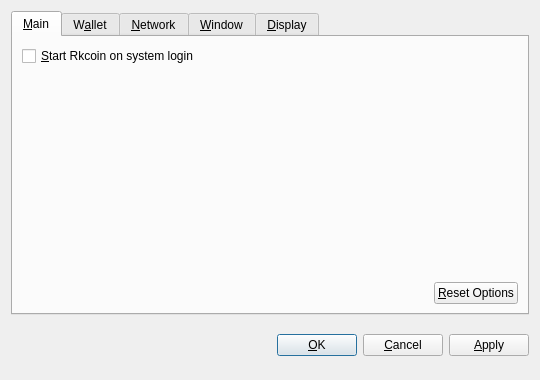
<?xml version="1.0" encoding="UTF-8"?>
<ui version="4.0">
 <class>OptionsDialog</class>
 <widget class="QDialog" name="OptionsDialog">
  <property name="geometry">
   <rect>
    <x>0</x>
    <y>0</y>
    <width>540</width>
    <height>380</height>
   </rect>
  </property>
  <property name="windowTitle">
   <string>Options</string>
  </property>
  <property name="modal">
   <bool>true</bool>
  </property>
  <layout class="QVBoxLayout" name="verticalLayout">
   <item>
    <widget class="QTabWidget" name="tabWidget">
     <property name="tabPosition">
      <enum>QTabWidget::North</enum>
     </property>
     <property name="currentIndex">
      <number>0</number>
     </property>
     <widget class="QWidget" name="tabMain">
      <attribute name="title">
       <string>&amp;Main</string>
      </attribute>
      <layout class="QVBoxLayout" name="verticalLayout_Main">
       <item>
        <widget class="QCheckBox" name="bitcoinAtStartup">
         <property name="toolTip">
          <string>Automatically start Rkcoin after logging in to the system.</string>
         </property>
         <property name="text">
          <string>&amp;Start Rkcoin on system login</string>
         </property>
        </widget>
       </item>
       <item>
        <spacer name="verticalSpacer_Main">
         <property name="orientation">
          <enum>Qt::Vertical</enum>
         </property>
         <property name="sizeHint" stdset="0">
          <size>
           <width>20</width>
           <height>40</height>
          </size>
         </property>
        </spacer>
       </item>
       <item>
        <layout class="QHBoxLayout" name="horizontalLayout_2_Main">
         <item>
          <spacer name="horizontalSpacer_2_Main">
           <property name="orientation">
            <enum>Qt::Horizontal</enum>
           </property>
           <property name="sizeHint" stdset="0">
            <size>
             <width>40</width>
             <height>20</height>
            </size>
           </property>
          </spacer>
         </item>
         <item>
          <widget class="QPushButton" name="resetButton">
           <property name="toolTip">
            <string>Reset all client options to default.</string>
           </property>
           <property name="text">
            <string>&amp;Reset Options</string>
           </property>
           <property name="autoDefault">
            <bool>false</bool>
           </property>
          </widget>
         </item>
        </layout>
       </item>
      </layout>
     </widget>
     <widget class="QWidget" name="tabWallet">
      <attribute name="title">
       <string>W&amp;allet</string>
      </attribute>
      <layout class="QVBoxLayout" name="verticalLayout_Network">
       <item>
        <widget class="QLabel" name="transactionFeeInfoLabel">
         <property name="text">
          <string>Optional transaction fee per kB that helps make sure your transactions are processed quickly. Most transactions are 1 kB.</string>
         </property>
         <property name="textFormat">
          <enum>Qt::PlainText</enum>
         </property>
         <property name="wordWrap">
          <bool>true</bool>
         </property>
        </widget>
       </item>
       <item>
        <layout class="QHBoxLayout" name="horizontalLayout_1_Main">
         <item>
          <widget class="QLabel" name="transactionFeeLabel">
           <property name="text">
            <string>Pay transaction &amp;fee</string>
           </property>
           <property name="textFormat">
            <enum>Qt::PlainText</enum>
           </property>
           <property name="buddy">
            <cstring>transactionFee</cstring>
           </property>
          </widget>
         </item>
         <item>
          <widget class="BitcoinAmountField" name="transactionFee"/>
         </item>
         <item>
          <spacer name="horizontalSpacer_1_Main">
           <property name="orientation">
            <enum>Qt::Horizontal</enum>
           </property>
           <property name="sizeHint" stdset="0">
            <size>
             <width>40</width>
             <height>20</height>
            </size>
           </property>
          </spacer>
         </item>
        </layout>
       </item>
       <item>
        <widget class="QLabel" name="label">
         <property name="text">
          <string>If you disable the spending of unconfirmed change, the change from a transaction cannot be used until that transaction has at least one confirmation. This also affects how your balance is computed.</string>
         </property>
         <property name="wordWrap">
          <bool>true</bool>
         </property>
        </widget>
       </item>
       <item>
        <widget class="QCheckBox" name="spendZeroConfChange">
         <property name="text">
          <string>Spend unconfirmed change  (experts only)</string>
         </property>
        </widget>
       </item>
       <item>
        <spacer name="verticalSpacer">
         <property name="orientation">
          <enum>Qt::Vertical</enum>
         </property>
         <property name="sizeHint" stdset="0">
          <size>
           <width>20</width>
           <height>40</height>
          </size>
         </property>
        </spacer>
       </item>
      </layout>
     </widget>
     <widget class="QWidget" name="tabNetwork">
      <attribute name="title">
       <string>&amp;Network</string>
      </attribute>
      <layout class="QVBoxLayout" name="verticalLayout_Network">
       <item>
        <widget class="QCheckBox" name="mapPortUpnp">
         <property name="toolTip">
          <string>Automatically open the Rkcoin client port on the router. This only works when your router supports UPnP and it is enabled.</string>
         </property>
         <property name="text">
          <string>Map port using &amp;UPnP</string>
         </property>
        </widget>
       </item>
       <item>
        <widget class="QCheckBox" name="connectSocks">
         <property name="toolTip">
          <string>Connect to the Rkcoin network through a SOCKS proxy (e.g. when connecting through Tor).</string>
         </property>
         <property name="text">
          <string>&amp;Connect through SOCKS proxy:</string>
         </property>
        </widget>
       </item>
       <item>
        <layout class="QHBoxLayout" name="horizontalLayout_Network">
         <item>
          <widget class="QLabel" name="proxyIpLabel">
           <property name="text">
            <string>Proxy &amp;IP:</string>
           </property>
           <property name="textFormat">
            <enum>Qt::PlainText</enum>
           </property>
           <property name="buddy">
            <cstring>proxyIp</cstring>
           </property>
          </widget>
         </item>
         <item>
          <widget class="QValidatedLineEdit" name="proxyIp">
           <property name="maximumSize">
            <size>
             <width>140</width>
             <height>16777215</height>
            </size>
           </property>
           <property name="toolTip">
            <string>IP address of the proxy (e.g. 127.0.0.1)</string>
           </property>
          </widget>
         </item>
         <item>
          <widget class="QLabel" name="proxyPortLabel">
           <property name="text">
            <string>&amp;Port:</string>
           </property>
           <property name="textFormat">
            <enum>Qt::PlainText</enum>
           </property>
           <property name="buddy">
            <cstring>proxyPort</cstring>
           </property>
          </widget>
         </item>
         <item>
          <widget class="QLineEdit" name="proxyPort">
           <property name="maximumSize">
            <size>
             <width>55</width>
             <height>16777215</height>
            </size>
           </property>
           <property name="toolTip">
            <string>Port of the proxy (e.g. 9050)</string>
           </property>
          </widget>
         </item>
         <item>
          <widget class="QLabel" name="socksVersionLabel">
           <property name="text">
            <string>SOCKS &amp;Version:</string>
           </property>
           <property name="textFormat">
            <enum>Qt::PlainText</enum>
           </property>
           <property name="buddy">
            <cstring>socksVersion</cstring>
           </property>
          </widget>
         </item>
         <item>
          <widget class="QValueComboBox" name="socksVersion">
           <property name="toolTip">
            <string>SOCKS version of the proxy (e.g. 5)</string>
           </property>
          </widget>
         </item>
         <item>
          <spacer name="horizontalSpacer_Network">
           <property name="orientation">
            <enum>Qt::Horizontal</enum>
           </property>
           <property name="sizeHint" stdset="0">
            <size>
             <width>40</width>
             <height>20</height>
            </size>
           </property>
          </spacer>
         </item>
        </layout>
       </item>
       <item>
        <spacer name="verticalSpacer_Network">
         <property name="orientation">
          <enum>Qt::Vertical</enum>
         </property>
         <property name="sizeHint" stdset="0">
          <size>
           <width>20</width>
           <height>40</height>
          </size>
         </property>
        </spacer>
       </item>
      </layout>
     </widget>
     <widget class="QWidget" name="tabWindow">
      <attribute name="title">
       <string>&amp;Window</string>
      </attribute>
      <layout class="QVBoxLayout" name="verticalLayout_Window">
       <item>
        <widget class="QCheckBox" name="minimizeToTray">
         <property name="toolTip">
          <string>Show only a tray icon after minimizing the window.</string>
         </property>
         <property name="text">
          <string>&amp;Minimize to the tray instead of the taskbar</string>
         </property>
        </widget>
       </item>
       <item>
        <widget class="QCheckBox" name="minimizeOnClose">
         <property name="toolTip">
          <string>Minimize instead of exit the application when the window is closed. When this option is enabled, the application will be closed only after selecting Quit in the menu.</string>
         </property>
         <property name="text">
          <string>M&amp;inimize on close</string>
         </property>
        </widget>
       </item>
       <item>
        <spacer name="verticalSpacer_Window">
         <property name="orientation">
          <enum>Qt::Vertical</enum>
         </property>
         <property name="sizeHint" stdset="0">
          <size>
           <width>20</width>
           <height>40</height>
          </size>
         </property>
        </spacer>
       </item>
      </layout>
     </widget>
     <widget class="QWidget" name="tabDisplay">
      <attribute name="title">
       <string>&amp;Display</string>
      </attribute>
      <layout class="QVBoxLayout" name="verticalLayout_Display">
       <item>
        <layout class="QHBoxLayout" name="horizontalLayout_1_Display">
         <item>
          <widget class="QLabel" name="langLabel">
           <property name="text">
            <string>User Interface &amp;language:</string>
           </property>
           <property name="textFormat">
            <enum>Qt::PlainText</enum>
           </property>
           <property name="buddy">
            <cstring>lang</cstring>
           </property>
          </widget>
         </item>
         <item>
          <widget class="QValueComboBox" name="lang">
           <property name="toolTip">
            <string>The user interface language can be set here. This setting will take effect after restarting Rkcoin.</string>
           </property>
          </widget>
         </item>
        </layout>
       </item>
       <item>
        <layout class="QHBoxLayout" name="horizontalLayout_2_Display">
         <item>
          <widget class="QLabel" name="unitLabel">
           <property name="text">
            <string>&amp;Unit to show amounts in:</string>
           </property>
           <property name="textFormat">
            <enum>Qt::PlainText</enum>
           </property>
           <property name="buddy">
            <cstring>unit</cstring>
           </property>
          </widget>
         </item>
         <item>
          <widget class="QValueComboBox" name="unit">
           <property name="toolTip">
            <string>Choose the default subdivision unit to show in the interface and when sending coins.</string>
           </property>
          </widget>
         </item>
        </layout>
       </item>
       <item>
        <widget class="QCheckBox" name="displayAddresses">
         <property name="toolTip">
          <string>Whether to show Rkcoin addresses in the transaction list or not.</string>
         </property>
         <property name="text">
          <string>&amp;Display addresses in transaction list</string>
         </property>
        </widget>
       </item>
       <item>
        <widget class="QCheckBox" name="coinControlFeatures">
         <property name="toolTip">
          <string>Whether to show coin control features or not.</string>
         </property>
         <property name="text">
          <string>Display coin &amp;control features (experts only!)</string>
         </property>
        </widget>
       </item>
       <item>
        <spacer name="verticalSpacer_Display">
         <property name="orientation">
          <enum>Qt::Vertical</enum>
         </property>
         <property name="sizeHint" stdset="0">
          <size>
           <width>20</width>
           <height>40</height>
          </size>
         </property>
        </spacer>
       </item>
      </layout>
     </widget>
    </widget>
   </item>
   <item>
    <layout class="QHBoxLayout" name="horizontalLayout_Buttons">
     <item>
      <spacer name="horizontalSpacer_1">
       <property name="orientation">
        <enum>Qt::Horizontal</enum>
       </property>
       <property name="sizeHint" stdset="0">
        <size>
         <width>40</width>
         <height>48</height>
        </size>
       </property>
      </spacer>
     </item>
     <item>
      <widget class="QLabel" name="statusLabel">
       <property name="font">
        <font>
         <weight>75</weight>
         <bold>true</bold>
        </font>
       </property>
       <property name="text">
        <string/>
       </property>
       <property name="textFormat">
        <enum>Qt::PlainText</enum>
       </property>
       <property name="wordWrap">
        <bool>true</bool>
       </property>
      </widget>
     </item>
     <item>
      <spacer name="horizontalSpacer_2">
       <property name="orientation">
        <enum>Qt::Horizontal</enum>
       </property>
       <property name="sizeHint" stdset="0">
        <size>
         <width>40</width>
         <height>48</height>
        </size>
       </property>
      </spacer>
     </item>
     <item>
      <widget class="QPushButton" name="okButton">
       <property name="text">
        <string>&amp;OK</string>
       </property>
      </widget>
     </item>
     <item>
      <widget class="QPushButton" name="cancelButton">
       <property name="text">
        <string>&amp;Cancel</string>
       </property>
       <property name="autoDefault">
        <bool>false</bool>
       </property>
      </widget>
     </item>
     <item>
      <widget class="QPushButton" name="applyButton">
       <property name="text">
        <string>&amp;Apply</string>
       </property>
       <property name="autoDefault">
        <bool>false</bool>
       </property>
      </widget>
     </item>
    </layout>
   </item>
  </layout>
 </widget>
 <customwidgets>
  <customwidget>
   <class>BitcoinAmountField</class>
   <extends>QSpinBox</extends>
   <header>bitcoinamountfield.h</header>
  </customwidget>
  <customwidget>
   <class>QValueComboBox</class>
   <extends>QComboBox</extends>
   <header>qvaluecombobox.h</header>
  </customwidget>
  <customwidget>
   <class>QValidatedLineEdit</class>
   <extends>QLineEdit</extends>
   <header>qvalidatedlineedit.h</header>
  </customwidget>
 </customwidgets>
 <resources/>
 <connections/>
</ui>
